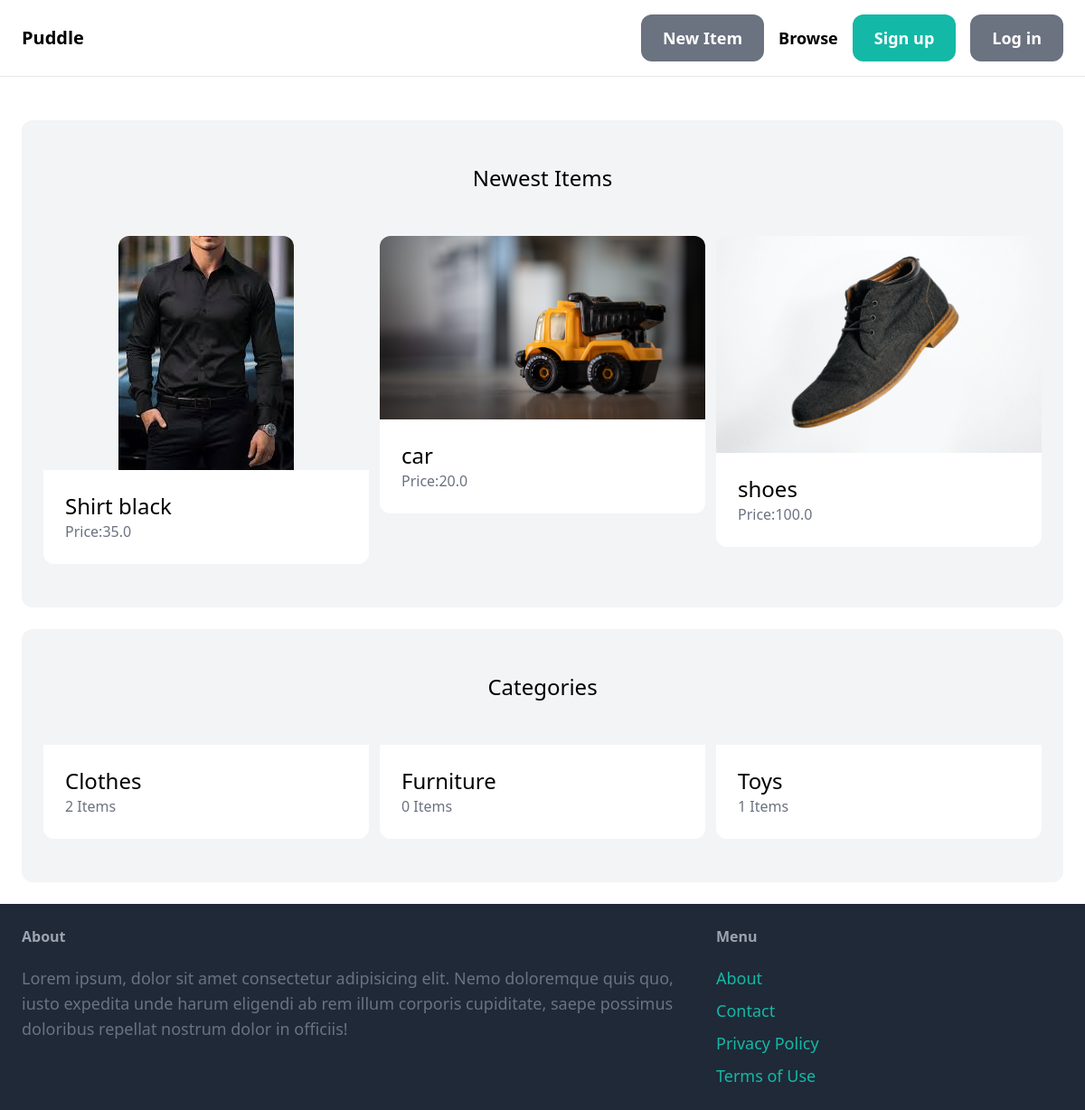
The app's page /, older data.
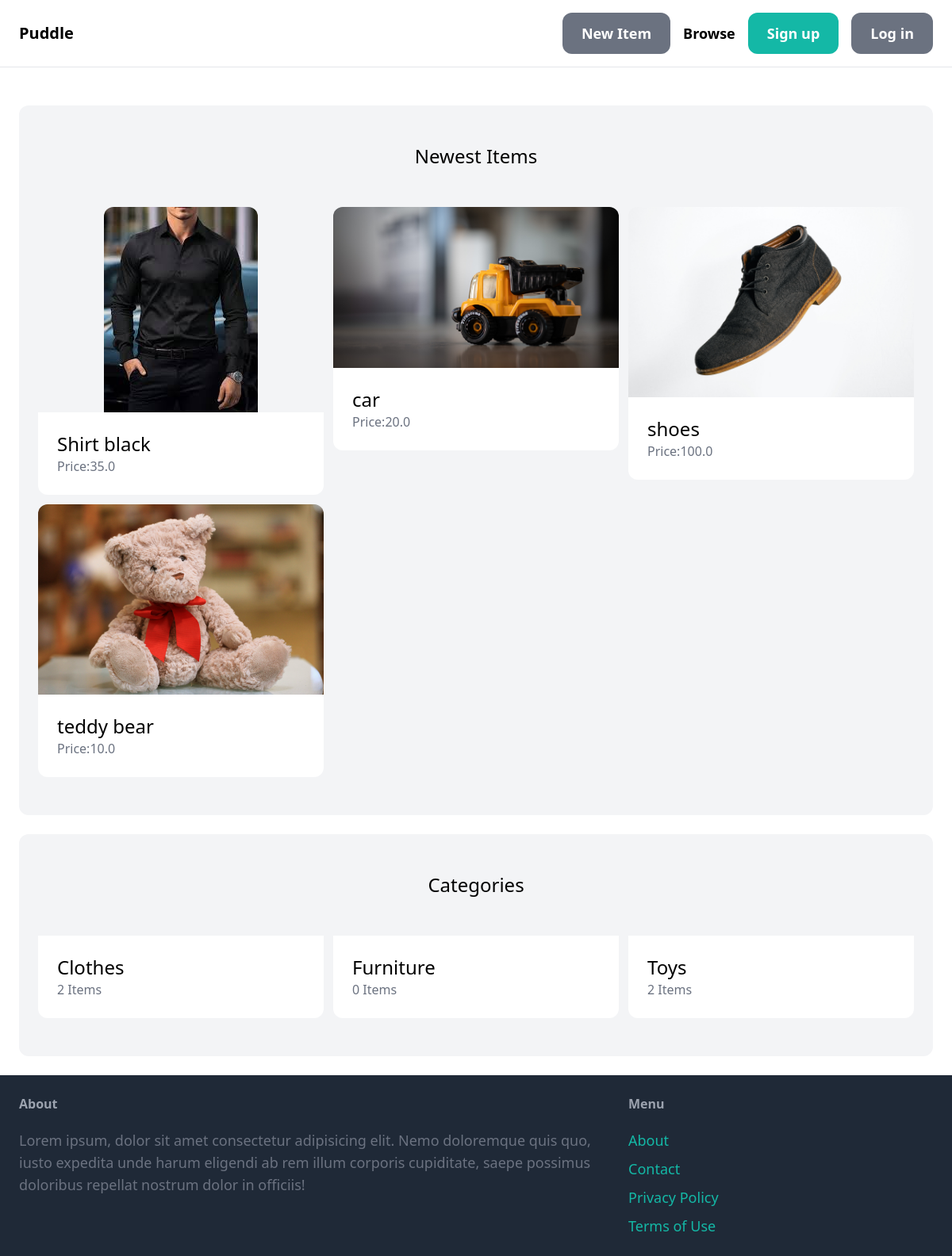
The same page, newer data.
### item/models.py (models this page shows, shortened)
class Item(models.Model):
    category = models.ForeignKey(Category, related_name='items', on_delete=models.CASCADE)
    name = models.CharField(max_length = 255)
    desc = models.TextField(blank=True, null=True)
    price = models.FloatField()
    image = models.ImageField(upload_to='item_images', blank=True , null=True)
    is_sold = models.BooleanField(default=False)
    created_by = models.ForeignKey(User, related_name='items', on_delete=models.CASCADE)
    created_at = models.DateField(auto_now_add=True)

class Category(models.Model):
    name = models.CharField(max_length=255)
    class Meta:
        ordering = ('name',)
        verbose_name_plural = 'Categories'

### core/views.py (the view)
# urls.py: path('', index,name="index"),
def index(request):
    items = Item.objects.filter(is_sold=False)[0:6]
    categories = Category.objects.all()
    return render(request,'index.html', {
        'categories':categories,
        'items': items,
    })

### core/templates/index.html (shortened to what this page needs)
{% extends "base.html" %}
{% block content %}
    <div class="mt-6 px-6 py-12 bg-gray-100 rounded-xl">
        <h2 class="mb-12 text-2xl text-center">Newest Items</h2>
        <div class="grid grid-cols-3 gap-3">
            {% for item in items %}
                <div>
                    <a href="{% url 'item:detail' item.id %}">
                        <div>
                            <img src="{{item.image.url}}" class="mx-auto adjust rounded-t-xl">
                        </div>
                        <div class="p-6 bg-white rounded-b-xl">
                            <h2 class="text-2xl">{{item.name}}</h2>
                            <p class="text-gray-500">Price:{{item.price}}</p>
                        </div>
                    </a>
                </div>
            {% endfor %}
        </div>
    </div>
    <div class="mt-6 px-6 py-12 bg-gray-100 rounded-xl">
        <h2 class="mb-12 text-2xl text-center">Categories</h2>
        <div class="grid grid-cols-3 gap-3">
            {% for category in categories %}
                <div>
                    <a href="#">
                        <div class="p-6 bg-white rounded-b-xl">
                            <h2 class="text-2xl">{{category.name}}</h2>
                            <p class="text-gray-500">{{category.items.count}} Items</p>
                        </div>
                    </a>
                </div>
            {% endfor %}
        </div>
    </div>
{% endblock %}

Row changes from the older to the newer data that the page shows:
added Item: image (picture), name "teddy bear", price "10.0"
computed for Category "Toys": items.count "1" → "2"
